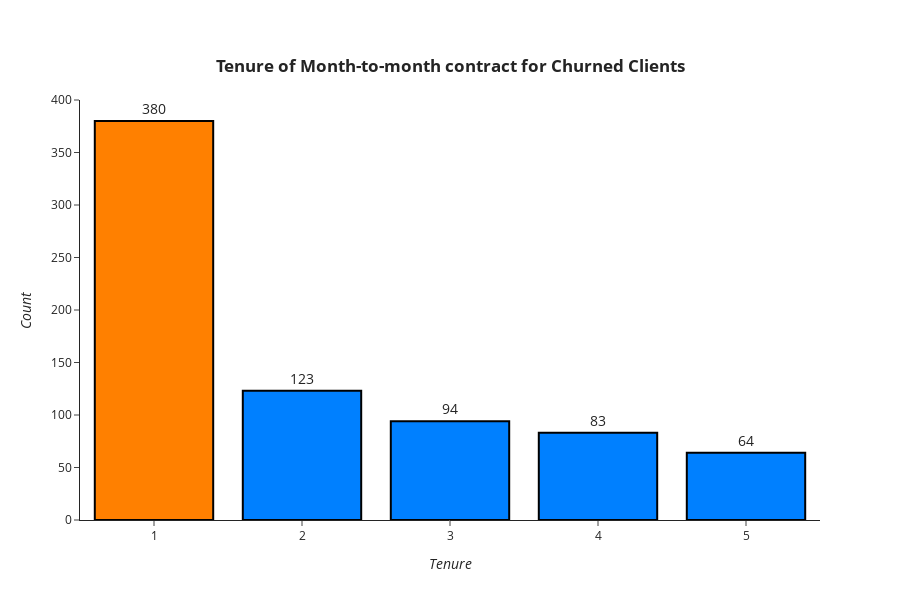

The notebook cell saved with this chart:
### Markdown cell above
Many Churned Clients used to pay with electronic checks, automatic payments, as bank transfers or credit card have a few churned clients. A good idea could make promotions to clients that use automatic payment methods. <br>
Lastly, the tenure of the churned clients.

### Code cell
df_aux = dataset.query(('Contract == Month-to-month') and ('Churn == "Yes"'))
df_aux = df_aux["tenure"].value_counts().head(5)
bar_plot(df_aux, "<b>Tenure of Month-to-month contract for Churned Clients</b>",
         "<i>Tenure</i>", "<i>Count</i>")

### Figure 1 — Plotly figure (JSON) as saved in the notebook; plotly's stock layout.template omitted (floating-point values rounded to 4 significant figures)
{"data": [{"marker": {"color": ["#ff8000", "#0080ff", "#0080ff", "#0080ff", "#0080ff"], "line": {"color": "#000000", "width": 2}}, "text": [380.0, 123.0, 94.0, 83.0, 64.0], "textfont": {"size": 14}, "textposition": "outside", "type": "bar", "x": [1, 2, 3, 4, 5], "y": [380, 123, 94, 83, 64]}], "layout": {"autosize": false, "height": 600, "title": {"text": "<b>Tenure of Month-to-month contract for Churned Clients</b>", "x": 0.5, "xanchor": "center", "y": 0.9, "yanchor": "top"}, "xaxis": {"title": {"text": "<i>Tenure</i>"}}, "yaxis": {"automargin": true, "title": {"text": "<i>Count</i>"}}}}
